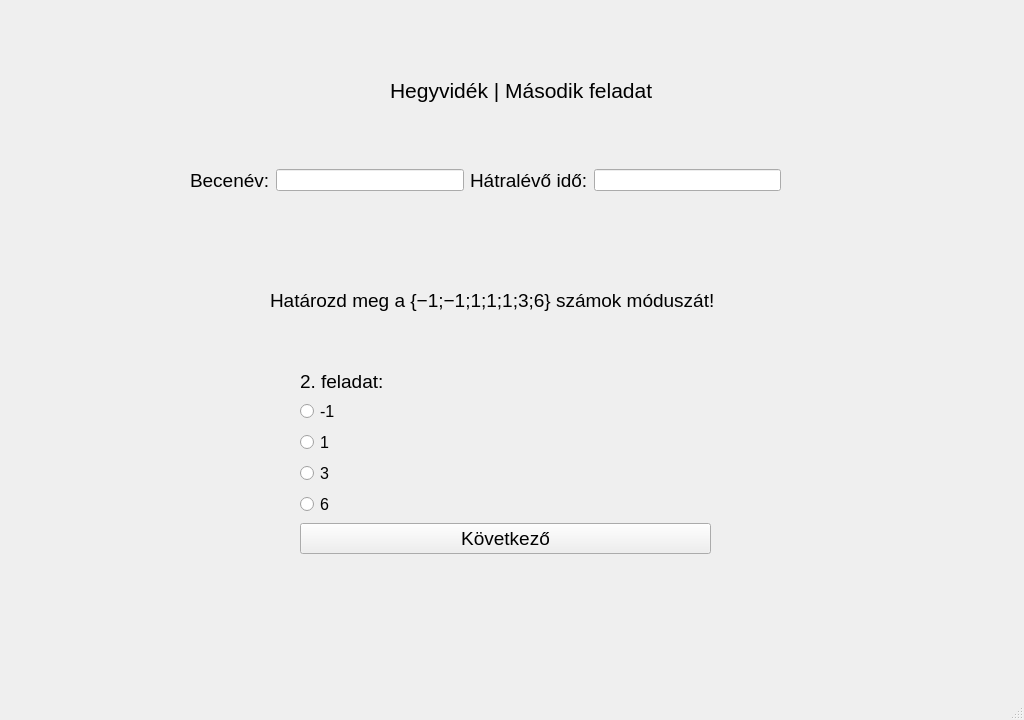
<?xml version="1.0" encoding="UTF-8"?>
<ui version="4.0">
 <class>ques1</class>
 <widget class="QMainWindow" name="ques1">
  <property name="geometry">
   <rect>
    <x>0</x>
    <y>0</y>
    <width>1024</width>
    <height>720</height>
   </rect>
  </property>
  <property name="windowTitle">
   <string>Játékos matematikai gyakorlóprogram</string>
  </property>
  <widget class="QWidget" name="centralwidget">
   <widget class="QLabel" name="label">
    <property name="geometry">
     <rect>
      <x>0</x>
      <y>-10</y>
      <width>1024</width>
      <height>720</height>
     </rect>
    </property>
    <property name="text">
     <string/>
    </property>
    <property name="pixmap">
     <pixmap>../szakdoga hátterek/game-background-cartoon-game-design-nature-asset-vector.jpg</pixmap>
    </property>
    <property name="scaledContents">
     <bool>true</bool>
    </property>
   </widget>
   <widget class="QLabel" name="label_4">
    <property name="geometry">
     <rect>
      <x>390</x>
      <y>70</y>
      <width>271</width>
      <height>41</height>
     </rect>
    </property>
    <property name="sizePolicy">
     <sizepolicy hsizetype="Expanding" vsizetype="Preferred">
      <horstretch>0</horstretch>
      <verstretch>0</verstretch>
     </sizepolicy>
    </property>
    <property name="font">
     <font>
      <pointsize>16</pointsize>
     </font>
    </property>
    <property name="cursor">
     <cursorShape>ArrowCursor</cursorShape>
    </property>
    <property name="text">
     <string>Hegyvidék | Második feladat</string>
    </property>
   </widget>
   <widget class="QWidget" name="horizontalLayoutWidget">
    <property name="geometry">
     <rect>
      <x>190</x>
      <y>140</y>
      <width>591</width>
      <height>81</height>
     </rect>
    </property>
    <layout class="QHBoxLayout" name="horizontalLayout">
     <item>
      <widget class="QLabel" name="label_2">
       <property name="font">
        <font>
         <pointsize>14</pointsize>
        </font>
       </property>
       <property name="text">
        <string>Becenév:</string>
       </property>
      </widget>
     </item>
     <item>
      <widget class="QLineEdit" name="T1">
       <property name="sizePolicy">
        <sizepolicy hsizetype="Expanding" vsizetype="Fixed">
         <horstretch>0</horstretch>
         <verstretch>0</verstretch>
        </sizepolicy>
       </property>
      </widget>
     </item>
     <item>
      <widget class="QLabel" name="label_3">
       <property name="font">
        <font>
         <pointsize>14</pointsize>
        </font>
       </property>
       <property name="text">
        <string>Hátralévő idő:</string>
       </property>
      </widget>
     </item>
     <item>
      <widget class="QLineEdit" name="T2">
       <property name="sizePolicy">
        <sizepolicy hsizetype="Expanding" vsizetype="Fixed">
         <horstretch>0</horstretch>
         <verstretch>0</verstretch>
        </sizepolicy>
       </property>
      </widget>
     </item>
    </layout>
   </widget>
   <widget class="QWidget" name="formLayoutWidget">
    <property name="geometry">
     <rect>
      <x>300</x>
      <y>370</y>
      <width>411</width>
      <height>251</height>
     </rect>
    </property>
    <layout class="QFormLayout" name="formLayout">
     <property name="labelAlignment">
      <set>Qt::AlignLeading|Qt::AlignLeft|Qt::AlignTop</set>
     </property>
     <item row="1" column="0">
      <widget class="QLabel" name="label_5">
       <property name="font">
        <font>
         <pointsize>14</pointsize>
        </font>
       </property>
       <property name="text">
        <string>2. feladat:</string>
       </property>
      </widget>
     </item>
     <item row="2" column="0">
      <widget class="QRadioButton" name="R1">
       <property name="font">
        <font>
         <pointsize>12</pointsize>
        </font>
       </property>
       <property name="text">
        <string>-1</string>
       </property>
      </widget>
     </item>
     <item row="3" column="0">
      <widget class="QRadioButton" name="R2">
       <property name="font">
        <font>
         <pointsize>12</pointsize>
        </font>
       </property>
       <property name="text">
        <string>1</string>
       </property>
      </widget>
     </item>
     <item row="4" column="0">
      <widget class="QRadioButton" name="R3">
       <property name="font">
        <font>
         <pointsize>12</pointsize>
        </font>
       </property>
       <property name="text">
        <string>3</string>
       </property>
      </widget>
     </item>
     <item row="6" column="0" colspan="2">
      <widget class="QPushButton" name="B1">
       <property name="font">
        <font>
         <pointsize>14</pointsize>
        </font>
       </property>
       <property name="text">
        <string>Következő</string>
       </property>
      </widget>
     </item>
     <item row="5" column="0">
      <widget class="QRadioButton" name="R4">
       <property name="font">
        <font>
         <pointsize>12</pointsize>
        </font>
       </property>
       <property name="text">
        <string>6</string>
       </property>
      </widget>
     </item>
    </layout>
   </widget>
   <widget class="QLabel" name="label_6">
    <property name="geometry">
     <rect>
      <x>270</x>
      <y>260</y>
      <width>451</width>
      <height>81</height>
     </rect>
    </property>
    <property name="font">
     <font>
      <pointsize>14</pointsize>
     </font>
    </property>
    <property name="text">
     <string>Határozd meg a {−1;−1;1;1;1;3;6} számok móduszát!</string>
    </property>
    <property name="scaledContents">
     <bool>true</bool>
    </property>
   </widget>
  </widget>
  <widget class="QMenuBar" name="menubar">
   <property name="geometry">
    <rect>
     <x>0</x>
     <y>0</y>
     <width>1024</width>
     <height>21</height>
    </rect>
   </property>
  </widget>
  <widget class="QStatusBar" name="statusbar"/>
 </widget>
 <resources/>
 <connections/>
</ui>
